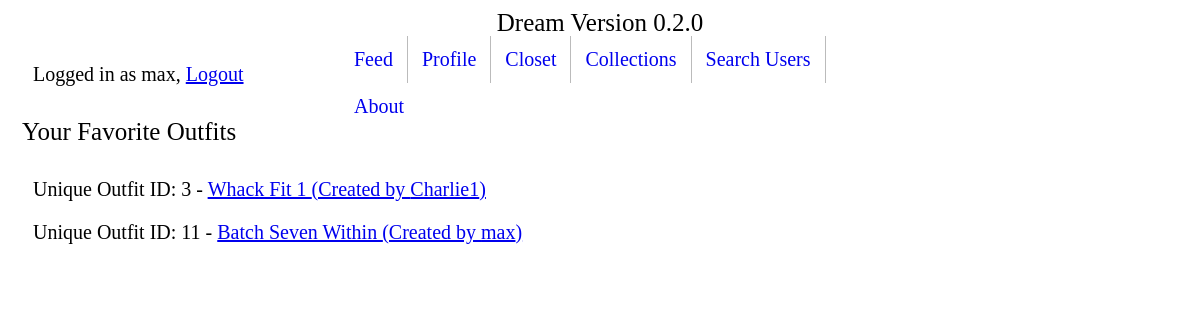
Before: /clothing/favorite-outfits/ (signed in) with the older database file.
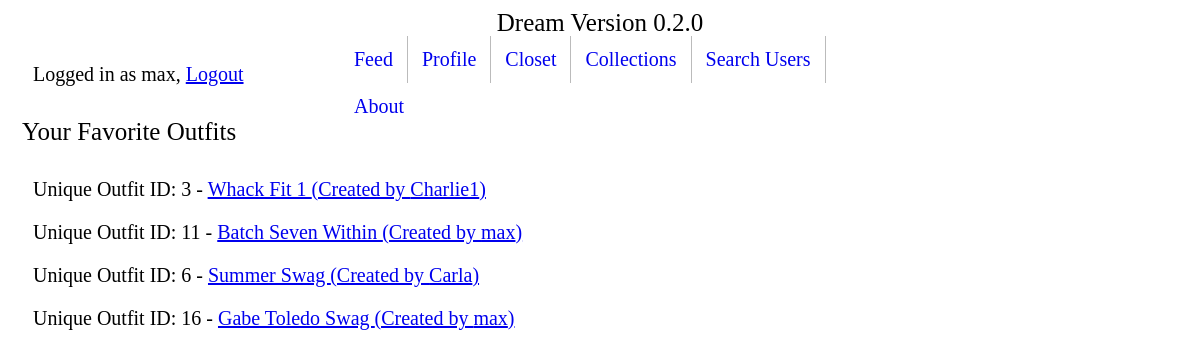
After: the same page with the newer database file.
### clothing/models.py (models this page shows, shortened)
class Outfit(models.Model):
    title = models.CharField(max_length=120)
    top = models.ForeignKey('Article', on_delete=models.SET_NULL, related_name="outfit_top", null=True)
    bottom = models.ForeignKey('Article', on_delete=models.SET_NULL, related_name="outfit_bottom", null=True)
    shoes = models.ForeignKey('Article', on_delete=models.SET_NULL , related_name="outfit_shoes", null=True)
    creator = models.ForeignKey(User, on_delete=models.SET_NULL, null=True)
    creation_date = models.DateTimeField(auto_now_add=True)
    favorited = models.ManyToManyField(User, blank=True, related_name="outfit_favorited_by")
    def get_absolute_url(self):
        return reverse('clothing:outfit-detail', kwargs={"pk": self.pk})

### clothing/views.py (the view)
# urls.py: path('favorite-outfits/', FavoritedOutfitListView.as_view(), name='favorite-outfit-list'),
class FavoritedOutfitListView(ListView, LoginRequiredMixin):
    template_name = 'clothing/favorited_outfit_list.html'
    def get_queryset(self):
        return self.request.user.outfit_favorited_by.all()

### clothing/templates/clothing/favorited_outfit_list.html
{% extends 'base.html' %}
{% block content %}
<h1>Your Favorite Outfits</h1>
{% for instance in object_list %}
<p> Unique Outfit ID: {{ instance.id }} - <a href='{{ instance.get_absolute_url }}'>{{ instance.title }} (Created by {{ instance.creator }})</a>
{% endfor %}
{% endblock %}

Changed rows visible on the page:
now on this page (row unchanged): Outfit: id "6", title "Summer Swag", creator "Carla"
added Outfit: id "16", title "Gabe Toledo Swag", creator "max"
